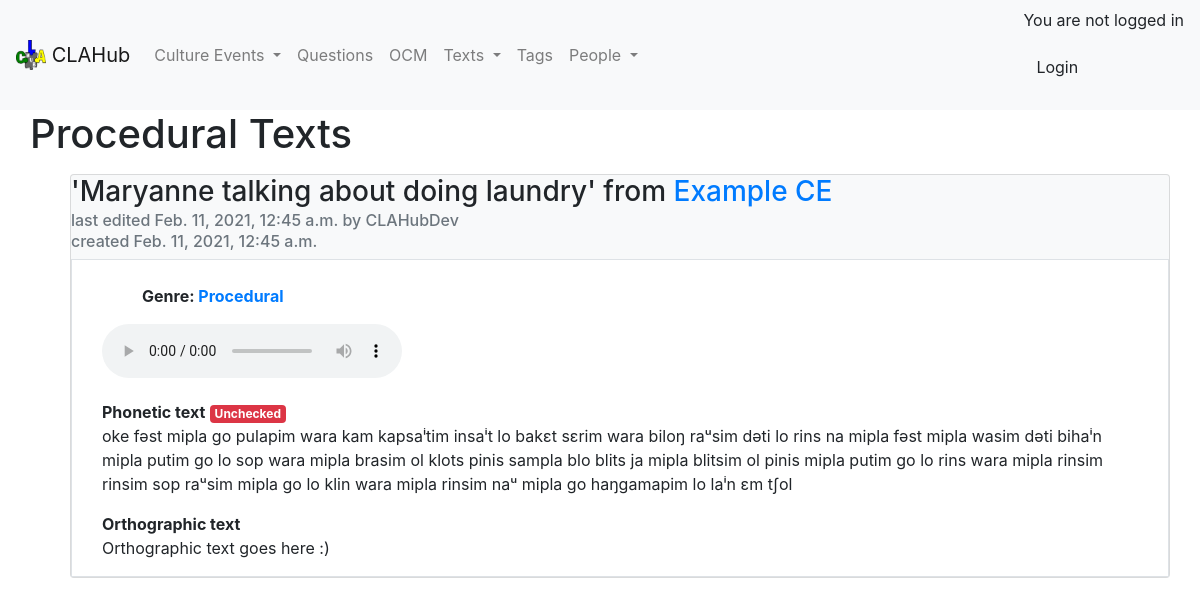
The app's page /CE/texts/genre/3 with its own data.
### CE/models.py (models this page shows, shortened)
class Text(models.Model):
    genres = [('1', 'Narrative'),
              ('2', 'Hortatory'),
              ('3', 'Procedural'),
              ('4', 'Expository'),
              ('5', 'Descriptive')]
    standard = [('1', 'Unchecked'),
                ('2', 'Double checked by author'),
                ('3', 'Checked by team mate'),
                ('4', 'Approved by whole team'),
                ('5', 'Valid for linguistic analysis')]
    ce = models.ForeignKey('CultureEvent', on_delete=models.PROTECT)
    text_title = models.CharField(max_length=50, blank=True)
    audio = models.FileField(upload_to=audio_folder, blank=True)
    phonetic_text = models.TextField(blank=True)
    phonetic_standard = models.CharField(choices=standard,
                                         max_length=30,
                                         default='1',
                                         blank=True)
    orthographic_text = models.TextField(blank=True)
    discourse_type = models.CharField(choices=genres,
                                      max_length=15,
                                      blank=True)
    date_created = models.DateTimeField(auto_now_add=True)
    last_modified = models.DateTimeField(auto_now=True)
    last_modified_by = models.CharField(max_length=20, blank=True)
    speaker_plain_text = models.CharField(max_length=50, blank=True)
    speaker = models.CharField(max_length=80, blank=True)

class CultureEvent(models.Model):
    title = models.CharField(max_length=60, blank=False, unique=True)
    date_created = models.DateTimeField(auto_now_add=True)
    last_modified = models.DateTimeField(auto_now=True)
    last_modified_by = models.CharField(max_length=20)
    description = models.TextField(blank=True)
    description_plain_text = models.TextField(blank=True)
    differences = models.TextField(blank=True)
    interpretation = models.TextField(blank=True)
    slug = models.SlugField(unique=True)  # set in save function, form doesn't need to validate it
    tags = TaggableManager()
    def save(self, *args, **kwargs):
        self.check_unique_title()
        self.description = bleach.clean(self.description_plain_text)
        if CE.settings.auto_cross_reference:
            self.auto_cross_ref()
        else:
            self.find_tag()
        self.slug = slugify(self.title)
        super().save(*args, **kwargs)

### CE/views.py (the view)
# urls.py: path('texts/genre/<int:genre>', views.text_genre, name='text_genre'),
@CE.utilities.conditional_login
def text_genre(request, genre):
    template = 'CE/texts_genre.html'
    texts = Text.objects.filter(discourse_type=genre).order_by('text_title')
    if int(genre) <= len(Text.genres):
        genre = Text.genres[int(genre) - 1][1]
    else:
        return render(request, '404.html')
    paginator = Paginator(texts, 25)
    texts = paginator.get_page(request.GET.get('page'))
    context = {
        'Texts': texts,
        'paginator': texts,
        'Genre': genre,
        'title': genre + ' texts'
    }
    return render(request, template, context)

### CE/templates/CE/texts_genre.html (shortened to what this page needs)
{% extends 'base.html' %}
{% block page_content %}
<div class="container-fluid">
    <h1>{{Genre}} Texts</h1>
    {% if Texts %}
    {% include 'CE/partial/text_list.html' %}
    {% else %}
    <div class="alert alert-info" role="alert">
      No texts yet
    </div>
    {% endif %}</div>
    {% endblock %}

### CE/templates/CE/partial/text_list.html (shortened to what this page needs)
{% for text in Texts %}
<ul>
    <div class="card bg-light">
        <h3>'{{text.text_title}}' from <a href="{% url 'CE:view' text.ce.pk %}">{{text.ce.title}}</a></h3>
        <h6 class="card-subtitle mb-2 text-muted">last edited {{text.last_modified}} by {{text.last_modified_by}}</h6>
        <h6 class="card-subtitle mb-2 text-muted">created {{text.date_created}}</h6>
        {% include 'CE/partial/text_detail.html' %}
    </div>
</ul>
{% endfor %}

### CE/templates/CE/partial/text_detail.html (shortened to what this page needs)
<div class="container-fluid border bg-white">
    <div class="container-fluid">
        <br>
        {% if text.discourse_type %}
            <ul><strong>
            Genre: <a href="{% url 'CE:text_genre' text.discourse_type %}">{{text.get_discourse_type_display}}</a>
        </strong></ul>
        {% endif %}
        {% if text.audio %}
        <audio controls> <source src="{{text.audio.url}}"></audio>
        {% endif %}
        {% if text.phonetic_text %}
        <strong>Phonetic text</strong>
        {% if text.phonetic_standard == '1' %}
        <span class="badge badge-danger">Unchecked</span>
        {% endif %}
        <p> {{ text.phonetic_text }}</p>
        {% endif %}
        {% if text.orthographic_text %}
        <strong>Orthographic text</strong>
        <p> {{ text.orthographic_text }}</p>
        {% endif %}
    </div>
</div>

### records on screen
Text: text_title "Maryanne talking about doing laundry", ce "Example CE", last_modified "Feb. 11, 2021, 12:45 a.m.", last_modified_by "CLAHubDev", date_created "Feb. 11, 2021, 12:45 a.m.", discourse_type "Procedural", phonetic_standard "Unchecked", phonetic_text "oke fəst mipla ɡo pulapim wara kam kapsaⁱtim insaⁱt lo bakɛt sɛrim wara biloŋ raᵘsim dəti lo rins na mipla fəst mipla wasim dəti bihaⁱn mipla putim ɡo lo sop wara mipla brasim ol klots pinis sampla blo blits ja mipla blitsim ol pinis mipla putim go lo rins wara mipla rinsim rinsim sop raᵘsim mipla ɡo lo klin wara mipla rinsim naᵘ mipla ɡo haŋgamapim lo laⁱn ɛm tʃol", orthographic_text "Orthographic text goes here :)"

### other values on screen
{{ Genre }} "Procedural"
